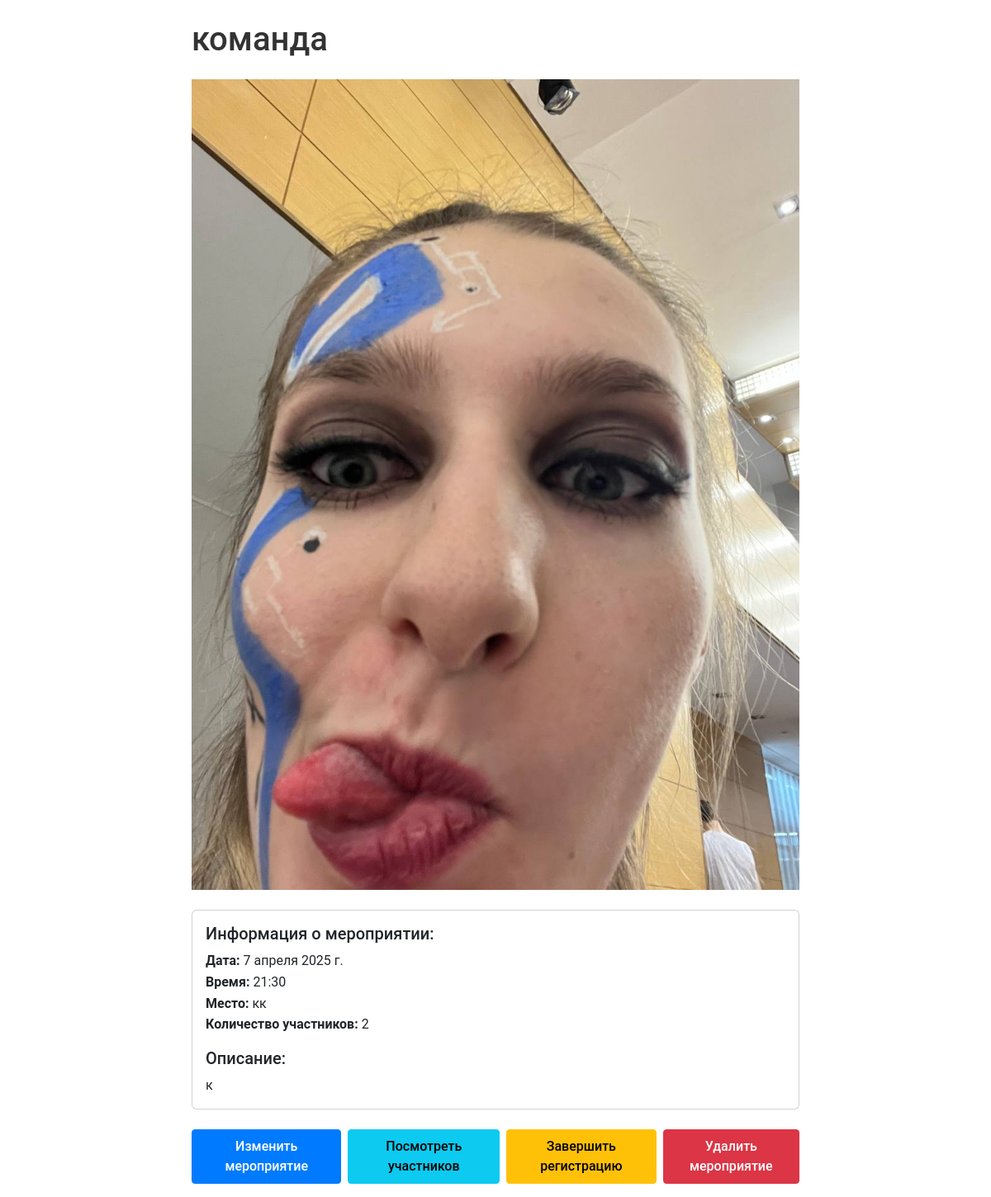
The app's page /events/27/ (signed in) with its own data.
### add_event/models.py (models this page shows, shortened)
class Event(models.Model):
    title_event = models.TextField(help_text="Название мероприятия")
    description_Event = models.TextField(help_text="Описание мероприятия")
    event_place = models.TextField(default=None, help_text="Место проведения мероприятия")
    event_date = models.DateField(blank=False, verbose_name="Дата проведения мероприятия")
    event_time = models.TimeField(blank=False, verbose_name="Время начала", default=time(12, 0))
    Event_photo = models.ImageField(upload_to=None, height_field=None, width_field=None)
    max_members = models.PositiveIntegerField(blank=True, verbose_name="Максимальное количество участников", default=0)
    users_members = ManyToManyField(settings.AUTH_USER_MODEL, related_name='event_members', blank=True)
    registration_closed = models.BooleanField(default=False, verbose_name="Регистрация закрыта")
    organizers = models.ManyToManyField(
        settings.AUTH_USER_MODEL,
        through='users.EventOrganizer',
        through_fields=('event', 'user'),
        related_name='events_organized',
        blank=True
    )
    class Meta:
        verbose_name = 'Мероприятие'

### add_event/views.py (the view, shortened to what this page needs)
# urls.py: path('<int:pk>/', event_detail_view, name='event_detail_view'),
def event_detail_view(request, pk):
    event = get_object_or_404(Event, pk=pk)
    is_organizer = request.user.is_authenticated and request.user in event.organizers.all()
    team_answer = UserAnswer.objects.filter(
        extra_info__event=event,
        team_members=request.user,
        extra_info__field_type='team'
    ).first()
    is_registered = event.users_members.filter(id=request.user.id).exists() or team_answer is not None
    team_name = team_answer.team_name if team_answer else None
    registered_count = event.users_members.count()
    extra_infos = event.extra_info.all()
    available_users = User.objects.exclude(id=request.user.id) if request.user.is_authenticated else User.objects.none()
    form = None
    if extra_infos.exists() and not is_registered and request.user.is_authenticated:
        form = UserAnswerForm(extra_infos=extra_infos, user=request.user)
    participants_answers = {}
    print("\nDebug: Starting team processing...")
    team_answers = UserAnswer.objects.filter(
        extra_info__event=event,
        extra_info__field_type='team'
    ).select_related('user', 'extra_info')
    print(f"Debug: Found {team_answers.count()} team answers")
    for answer in team_answers:
        print(f"\nDebug: Processing answer for user {answer.user.Name_User}")
        print(f"Debug: Team name: {answer.team_name}")
        print(f"Debug: Is captain: {answer.is_team_captain}")
        print(f"Debug: Team members: {[m.Name_User for m in answer.team_members.all()]}")
        if answer.user.id not in participants_answers:
            participants_answers[answer.user.id] = []
        answer_data = {
            'field_type': 'team',
            'is_team_captain': answer.is_team_captain,
            'team_name': answer.team_name,
            'team_members': list(answer.team_members.all())
        }
        participants_answers[answer.user.id].append(answer_data)
        if answer.is_team_captain:
            other_answers = UserAnswer.objects.filter(
                user=answer.user,
                extra_info__event=event
            ).exclude(extra_info__field_type='team')
            print(f"Debug: Found {other_answers.count()} other answers for captain")
    print("\nDebug: Final participants_answers:")
    for user_id, answers in participants_answers.items():
        print(f"User ID {user_id}:")
        for answer in answers:
            print(f"  - {answer}")
    context = {
        'event': event,
        'is_organizer': is_organizer,
        'is_registered': is_registered,
        'registration_closed': event.registration_closed,
        'registered_count': registered_count,
        'extra_infos': extra_infos,
        'form': form,
        'available_users': available_users,
        'participants_answers': participants_answers,
        'team_name': team_name
    }
    return render(request, 'events/event_detail_view.html', context)

### add_event/templatetags/form_filters.py (called while the page is built)
@register.filter
def get_item(dictionary, key):
    try:
        return dictionary.get(key)
    except (AttributeError, KeyError, TypeError):
        return None

### users/models.py (called while the page is built)
    def __str__(self):
        return f"{self.Name_User} | {self.Number_of_group}"

### add_event/templates/events/event_detail_view.html (shortened to what this page needs)
{% extends 'base.html' %}
{% load form_filters %}
{% load static %}
{% block content %}
<div class="container mt-4">
    <div class="row">
        <div class="col-md-8 offset-md-2">
                <h1 class="mb-4">{{ event.title_event }}</h1>
                {% if event.Event_photo %}
                    <div class="text-center mb-4">
                        <img src="{{ event.Event_photo.url }}" alt="{{ event.title_event }}" class="img-fluid">
                    </div>
                {% endif %}
                <div class="card mb-4">
                    <div class="card-body">
                        <h5 class="card-title">Информация о мероприятии:</h5>
                        <ul class="list-unstyled">
                            <li><strong>Дата:</strong> {{ event.event_date }}</li>
                            <li><strong>Время:</strong> {{ event.event_time }}</li>
                            <li><strong>Место:</strong> {{ event.event_place }}</li>
                            <li><strong>Количество участников:</strong> {{ registered_count }}
                            </li>
                        </ul>
                        <h5 class="card-title mt-3">Описание:</h5>
                        <p class="card-text">{{ event.description_Event }}</p>
                    </div>
                </div>
                {% if is_organizer %}
                    <div class="d-flex gap-2 mb-3">
                        <a href="{% url 'add_events:event_update' event.pk %}" class="btn btn-primary">Изменить мероприятие</a>
                        <button type="button" class="btn btn-info" data-bs-toggle="modal" data-bs-target="#participantsModal">
                            Посмотреть участников
                        </button>
                        <form action="{% url 'add_events:toggle_registration' event.pk %}" method="post" class="d-inline">
                            {% if registration_closed %}
                                <button type="submit" class="btn btn-success">Возобновить регистрацию</button>
                            {% else %}
                                <button type="submit" class="btn btn-warning">Завершить регистрацию</button>
                            {% endif %}
                        </form>
                        <form action="{% url 'add_events:event_delete' event.pk %}" method="post" class="d-inline" onsubmit="return confirm('Вы уверены, что хотите удалить это мероприятие?');">
                            <button type="submit" class="btn btn-danger">Удалить мероприятие</button>
                        </form>
                    </div>
                {% endif %}
            </div>
        </div>
    </div>
{% endblock %}

### static/css/style.css (style rules this page uses)
body { font-family: 'Roboto', sans-serif; line-height: 1.6; color: #333; }
.btn { padding: 8px 16px; border-radius: 4px; font-weight: 500; }
.btn-primary { background-color: #007bff; border-color: #007bff; }

### records on screen
Event: title_event "команда", Event_photo (picture), event_date "7 апреля 2025 г.", event_time "21:30", event_place "кк", description_Event "к"

### other values on screen
{{ registered_count }} "2"
